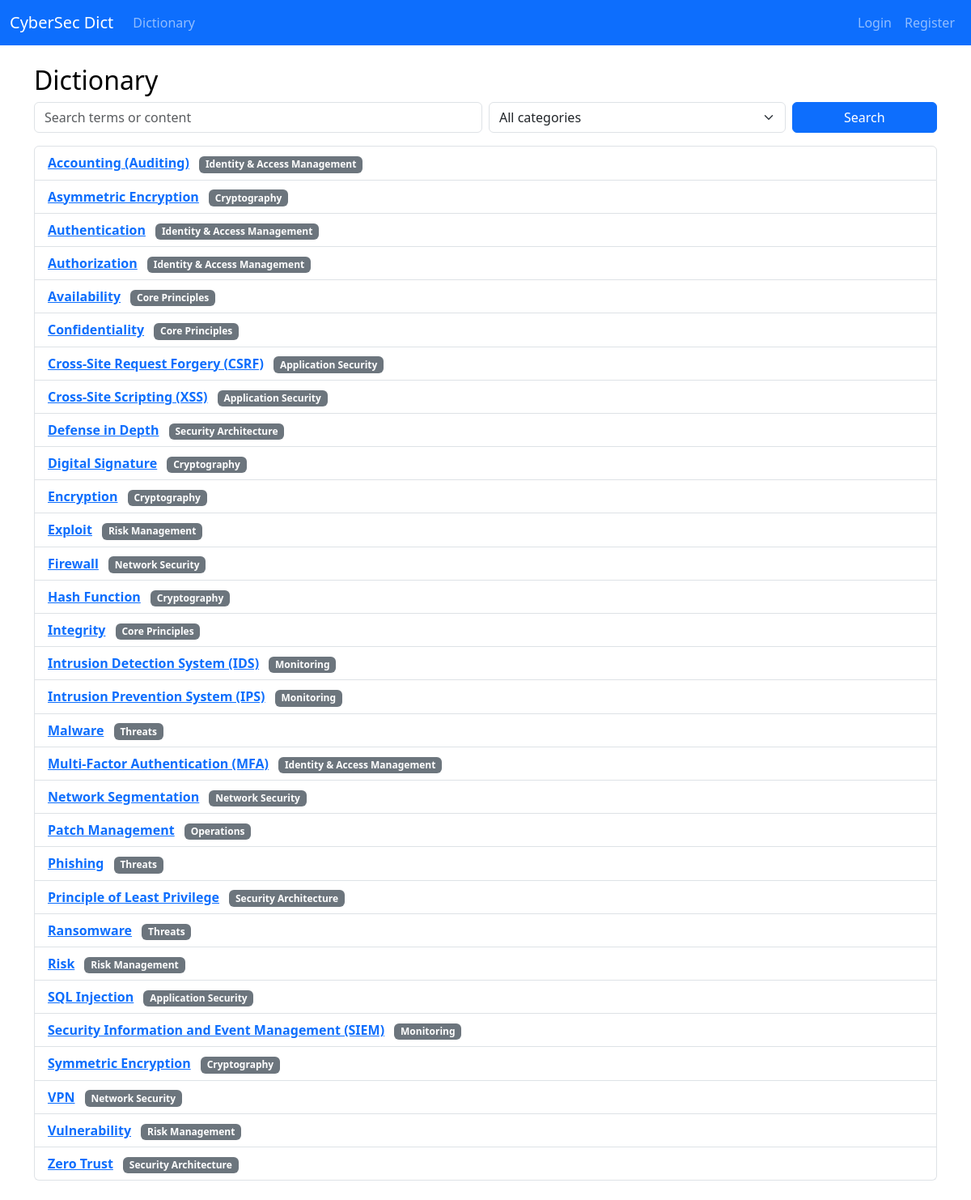
Page /dict/search on the committed database.
### models.py (models this page shows)
class DictionaryEntry(db.Model):
    id = db.Column(db.Integer, primary_key=True)
    term = db.Column(db.String(255), unique=True, nullable=False, index=True)
    content = db.Column(db.Text, nullable=False)
    category = db.Column(db.String(120), nullable=True, index=True)
    created_at = db.Column(db.DateTime, default=datetime.utcnow)
    updated_at = db.Column(db.DateTime, default=datetime.utcnow, onupdate=datetime.utcnow)

### routes_dict.py (the view)
@dict_bp.route('/')
@dict_bp.route('/search')
def list_terms():
    query = request.args.get('q', '').strip()
    category = request.args.get('category', '').strip()
    q = DictionaryEntry.query
    if query:
        like = f"%{query}%"
        q = q.filter((DictionaryEntry.term.ilike(like)) | (DictionaryEntry.content.ilike(like)))
    if category:
        q = q.filter(DictionaryEntry.category == category)
    q = q.order_by(DictionaryEntry.term.asc())
    terms = q.limit(200).all()
    categories = [c[0] for c in db.session.query(DictionaryEntry.category).distinct().all() if c[0]]
    return render_template('dict/list.html', terms=terms, q=query, category=category, categories=categories)

### templates/dict/list.html (shortened to what this page needs)
{% extends 'base.html' %}
{% block content %}
<h2>Dictionary</h2>
<form class="row g-2 mb-3" method="get">
  <div class="col-sm-6">
    <input type="text" class="form-control" name="q" placeholder="Search terms or content" value="{{ q }}">
  </div>
  <div class="col-sm-4">
    <select class="form-select" name="category">
      <option value="">All categories</option>
    </select>
  </div>
  <div class="col-sm-2">
    <button class="btn btn-primary w-100" type="submit">Search</button>
  </div>
</form>
{% if terms %}
<ul class="list-group">
  {% for t in terms %}
  <li class="list-group-item d-flex justify-content-between align-items-center">
    <div>
      <a href="{{ url_for('dict.detail', entry_id=t.id) }}" class="fw-bold">{{ t.term }}</a>
      {% if t.category %}<span class="badge text-bg-secondary ms-2">{{ t.category }}</span>{% endif %}
    </div>
  </li>
  {% endfor %}
</ul>
{% else %}
<p class="text-muted">No results.</p>
{% endif %}
{% endblock %}

### templates/base.html (shortened to what this page needs)
<!doctype html>
<html lang="en" data-bs-theme="{{ 'dark' if (current_user.is_authenticated and current_user.night_mode) else 'light' }}">
  <head>
    <link href="https://cdn.jsdelivr.net/npm/bootstrap@5.3.3/dist/css/bootstrap.min.css" rel="stylesheet">
    <link href="{{ url_for('static', filename='styles.css') }}" rel="stylesheet">
  </head>
  <body class="bg-body">
    <nav class="navbar navbar-expand-lg navbar-dark bg-primary">
      <div class="container-fluid">
        <a class="navbar-brand" href="/">CyberSec Dict</a>
        <div class="collapse navbar-collapse" id="navbarNav">
          <ul class="navbar-nav me-auto mb-2 mb-lg-0">
            <li class="nav-item"><a class="nav-link" href="{{ url_for('dict.list_terms') }}">Dictionary</a></li>
          </ul>
          <ul class="navbar-nav">
            {% if current_user.is_authenticated %}
            <li class="nav-item"><a class="nav-link" href="{{ url_for('auth.logout') }}">Logout</a></li>
            {% else %}
            <li class="nav-item"><a class="nav-link" href="{{ url_for('auth.login') }}">Login</a></li>
            <li class="nav-item"><a class="nav-link" href="{{ url_for('auth.register') }}">Register</a></li>
            {% endif %}
          </ul>
        </div>
      </div>
    </nav>
    <div class="container my-4">
      {% block content %}{% endblock %}
    </div>
  </body>
</html>

### static/styles.css (style rules this page uses)
body.bg-body { background-color: var(--bg) !important; color: var(--fg) !important; }
.navbar { background-color: #0d6efd !important; }
.list-group-item { background-color: var(--card); color: var(--fg); }
.badge.text-bg-secondary { background-color: #6c757d !important; }

### rows in the picture
DictionaryEntry: term "Accounting (Auditing)", category "Identity & Access Management"
DictionaryEntry: term "Asymmetric Encryption", category "Cryptography"
DictionaryEntry: term "Authentication", category "Identity & Access Management"
DictionaryEntry: term "Authorization", category "Identity & Access Management"
DictionaryEntry: term "Availability", category "Core Principles"
DictionaryEntry: term "Confidentiality", category "Core Principles"
DictionaryEntry: term "Cross-Site Request Forgery (CSRF)", category "Application Security"
DictionaryEntry: term "Cross-Site Scripting (XSS)", category "Application Security"
DictionaryEntry: term "Defense in Depth", category "Security Architecture"
DictionaryEntry: term "Digital Signature", category "Cryptography"
DictionaryEntry: term "Encryption", category "Cryptography"
DictionaryEntry: term "Exploit", category "Risk Management"
DictionaryEntry: term "Firewall", category "Network Security"
DictionaryEntry: term "Hash Function", category "Cryptography"
DictionaryEntry: term "Integrity", category "Core Principles"
DictionaryEntry: term "Intrusion Detection System (IDS)", category "Monitoring"
DictionaryEntry: term "Intrusion Prevention System (IPS)", category "Monitoring"
DictionaryEntry: term "Malware", category "Threats"
DictionaryEntry: term "Multi-Factor Authentication (MFA)", category "Identity & Access Management"
DictionaryEntry: term "Network Segmentation", category "Network Security"
DictionaryEntry: term "Patch Management", category "Operations"
DictionaryEntry: term "Phishing", category "Threats"
DictionaryEntry: term "Principle of Least Privilege", category "Security Architecture"
DictionaryEntry: term "Ransomware", category "Threats"
DictionaryEntry: term "Risk", category "Risk Management"
DictionaryEntry: term "SQL Injection", category "Application Security"
DictionaryEntry: term "Security Information and Event Management (SIEM)", category "Monitoring"
DictionaryEntry: term "Symmetric Encryption", category "Cryptography"
DictionaryEntry: term "VPN", category "Network Security"
DictionaryEntry: term "Vulnerability", category "Risk Management"
DictionaryEntry: term "Zero Trust", category "Security Architecture"
